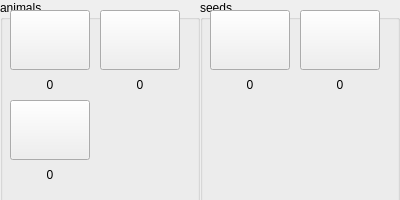
<?xml version="1.0" encoding="UTF-8"?>
<ui version="4.0">
 <class>Selection</class>
 <widget class="QWidget" name="Selection">
  <property name="geometry">
   <rect>
    <x>0</x>
    <y>0</y>
    <width>400</width>
    <height>200</height>
   </rect>
  </property>
  <property name="windowTitle">
   <string>Form</string>
  </property>
  <widget class="QGroupBox" name="animal_groupBox">
   <property name="geometry">
    <rect>
     <x>0</x>
     <y>0</y>
     <width>200</width>
     <height>300</height>
    </rect>
   </property>
   <property name="title">
    <string>animals</string>
   </property>
   <widget class="QPushButton" name="cow_pushButton">
    <property name="geometry">
     <rect>
      <x>10</x>
      <y>10</y>
      <width>80</width>
      <height>60</height>
     </rect>
    </property>
    <property name="cursor">
     <cursorShape>OpenHandCursor</cursorShape>
    </property>
    <property name="styleSheet">
     <string notr="true">image: url(:/new/prefix1/images12/cow_f.png);</string>
    </property>
    <property name="text">
     <string/>
    </property>
   </widget>
   <widget class="QPushButton" name="lomb_pushButton">
    <property name="geometry">
     <rect>
      <x>100</x>
      <y>10</y>
      <width>80</width>
      <height>60</height>
     </rect>
    </property>
    <property name="styleSheet">
     <string notr="true">image: url(:/new/prefix1/images12/sheep_f.png);</string>
    </property>
    <property name="text">
     <string/>
    </property>
   </widget>
   <widget class="QPushButton" name="hen_pushButton">
    <property name="geometry">
     <rect>
      <x>10</x>
      <y>100</y>
      <width>80</width>
      <height>60</height>
     </rect>
    </property>
    <property name="styleSheet">
     <string notr="true">image: url(:/new/prefix1/images12/hen_f2.png);</string>
    </property>
    <property name="text">
     <string/>
    </property>
   </widget>
   <widget class="QLabel" name="cow_Number_label">
    <property name="geometry">
     <rect>
      <x>30</x>
      <y>75</y>
      <width>40</width>
      <height>20</height>
     </rect>
    </property>
    <property name="text">
     <string>0</string>
    </property>
    <property name="alignment">
     <set>Qt::AlignCenter</set>
    </property>
   </widget>
   <widget class="QLabel" name="lomb_Number_label">
    <property name="geometry">
     <rect>
      <x>120</x>
      <y>75</y>
      <width>40</width>
      <height>20</height>
     </rect>
    </property>
    <property name="text">
     <string>0</string>
    </property>
    <property name="alignment">
     <set>Qt::AlignCenter</set>
    </property>
   </widget>
   <widget class="QLabel" name="hen_Number_label">
    <property name="geometry">
     <rect>
      <x>30</x>
      <y>165</y>
      <width>40</width>
      <height>20</height>
     </rect>
    </property>
    <property name="text">
     <string>0</string>
    </property>
    <property name="alignment">
     <set>Qt::AlignCenter</set>
    </property>
   </widget>
  </widget>
  <widget class="QGroupBox" name="seeds_groupBox">
   <property name="geometry">
    <rect>
     <x>200</x>
     <y>0</y>
     <width>200</width>
     <height>300</height>
    </rect>
   </property>
   <property name="title">
    <string>seeds</string>
   </property>
   <widget class="QPushButton" name="wheat_pushButton">
    <property name="geometry">
     <rect>
      <x>10</x>
      <y>10</y>
      <width>80</width>
      <height>60</height>
     </rect>
    </property>
    <property name="styleSheet">
     <string notr="true">image: url(:/new/prefix1/images12/wheat.png);</string>
    </property>
    <property name="text">
     <string/>
    </property>
   </widget>
   <widget class="QPushButton" name="corn_pushButton">
    <property name="geometry">
     <rect>
      <x>100</x>
      <y>10</y>
      <width>80</width>
      <height>60</height>
     </rect>
    </property>
    <property name="styleSheet">
     <string notr="true">image: url(:/new/prefix1/images12/corn.png);</string>
    </property>
    <property name="text">
     <string/>
    </property>
   </widget>
   <widget class="QLabel" name="corn_Number_label">
    <property name="geometry">
     <rect>
      <x>120</x>
      <y>75</y>
      <width>40</width>
      <height>20</height>
     </rect>
    </property>
    <property name="text">
     <string>0</string>
    </property>
    <property name="alignment">
     <set>Qt::AlignCenter</set>
    </property>
   </widget>
   <widget class="QLabel" name="wheat_Number_label">
    <property name="geometry">
     <rect>
      <x>30</x>
      <y>75</y>
      <width>40</width>
      <height>20</height>
     </rect>
    </property>
    <property name="text">
     <string>0</string>
    </property>
    <property name="alignment">
     <set>Qt::AlignCenter</set>
    </property>
   </widget>
  </widget>
 </widget>
 <resources/>
 <connections/>
</ui>
